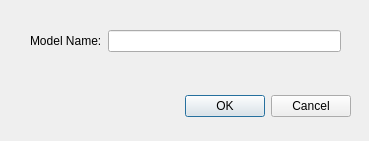
<?xml version="1.0" encoding="UTF-8"?>
<ui version="4.0">
 <class>svModelCreate</class>
 <widget class="QWidget" name="svModelCreate">
  <property name="windowModality">
   <enum>Qt::WindowModal</enum>
  </property>
  <property name="geometry">
   <rect>
    <x>0</x>
    <y>0</y>
    <width>369</width>
    <height>141</height>
   </rect>
  </property>
  <property name="windowTitle">
   <string>Create New Path</string>
  </property>
  <widget class="QDialogButtonBox" name="buttonBox">
   <property name="geometry">
    <rect>
     <x>10</x>
     <y>90</y>
     <width>341</width>
     <height>32</height>
    </rect>
   </property>
   <property name="orientation">
    <enum>Qt::Horizontal</enum>
   </property>
   <property name="standardButtons">
    <set>QDialogButtonBox::Cancel|QDialogButtonBox::Ok</set>
   </property>
  </widget>
  <widget class="QWidget" name="widget" native="true">
   <property name="geometry">
    <rect>
     <x>30</x>
     <y>30</y>
     <width>311</width>
     <height>51</height>
    </rect>
   </property>
   <layout class="QFormLayout" name="formLayout">
    <item row="0" column="0">
     <widget class="QLabel" name="label">
      <property name="text">
       <string>Model Name:</string>
      </property>
     </widget>
    </item>
    <item row="0" column="1">
     <widget class="QLineEdit" name="lineEditModelName"/>
    </item>
   </layout>
  </widget>
 </widget>
 <resources/>
 <connections/>
</ui>
